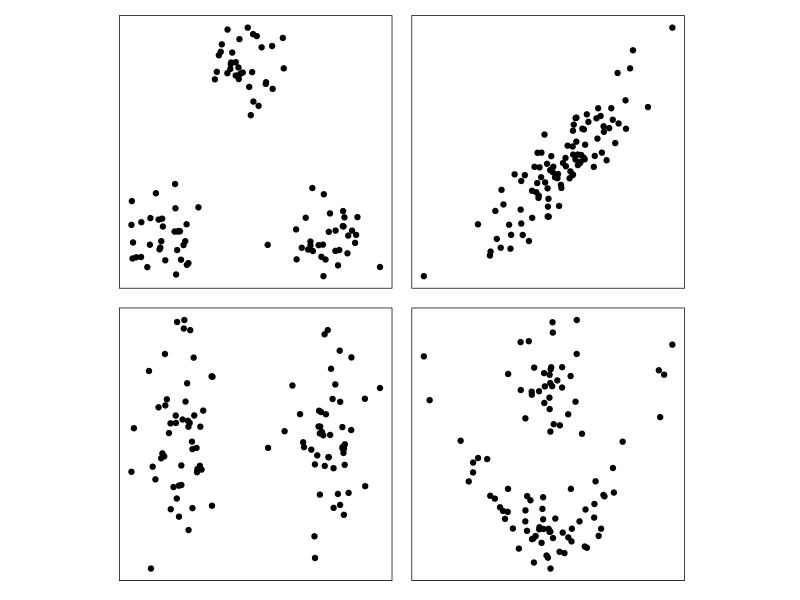
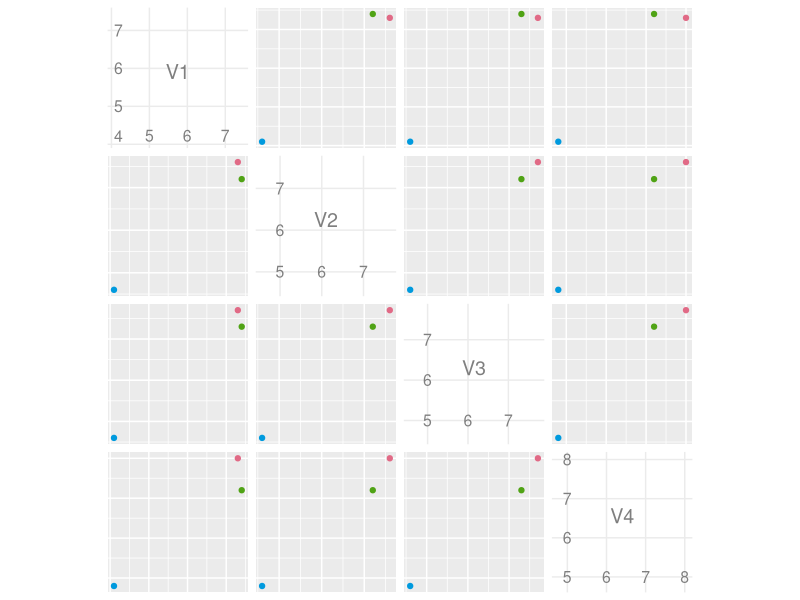
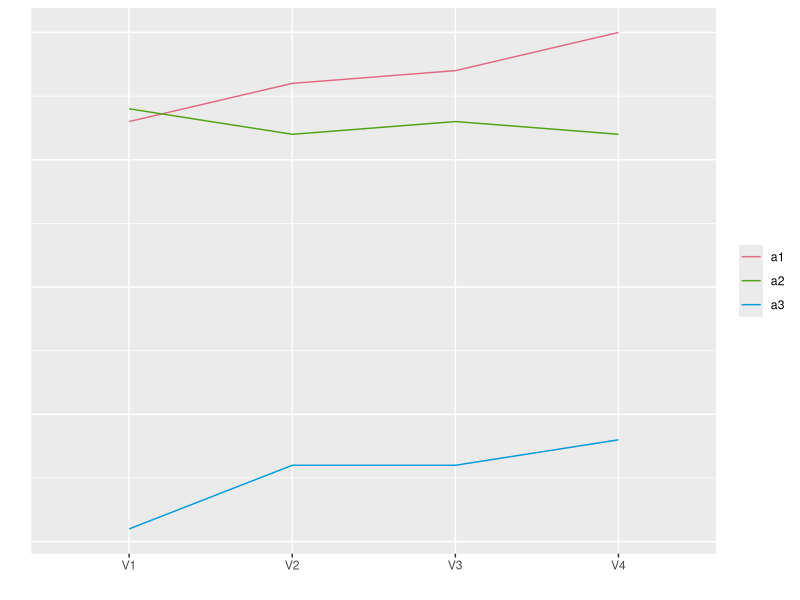

R code for these plots, in order:
## ---- chunk 1
#| label: fig-ideal-clusters
#| echo: FALSE
#| fig-width: 5
#| fig-height: 5
#| out-width: "100%"
#| fig-cap: "Different structures in data and their impact on cluster analysis.  When there are well-separated groups (top left), it is simple to group similar observations. Even when there are not (top right), partitioning observations into groups may still be useful. There may be nuisance variables that do not contribute to the clustering (bottom left), and there may oddly shaped clusters (bottom right)."
d.separated.clusters <- matrix(rnorm(99*2), ncol=2)
d.separated.clusters[1:33,1] <-
  d.separated.clusters[1:33,1]+8
d.separated.clusters[34:66,2] <-
  d.separated.clusters[34:66,2]+8
d.separated.clusters[34:66,1] <-
  d.separated.clusters[34:66,1]+4
d.unseparated.clusters <- matrix(rnorm(99*2), ncol=2)
vc <- matrix(c(1,0.6,0.6,1),ncol=2,byrow=T)
d.unseparated.clusters <- d.unseparated.clusters%*%vc
d.nuisance <- matrix(rnorm(99*2), ncol=2)
d.nuisance[1:49,1] <- d.nuisance[1:49,1]+8
d.odd.shapes <- matrix(rnorm(99*2),ncol=2)
d.odd.shapes[1:66,2] <- (d.odd.shapes[1:66,1])^2-5 + rnorm(66)*0.6
d.odd.shapes[1:66,1] <- d.odd.shapes[1:66,1]*3

d.separated.clusters <-
  data.frame(d.separated.clusters)
d.unseparated.clusters <-
  data.frame(d.unseparated.clusters)
d.nuisance <-
  data.frame(d.nuisance)
d.odd.shapes <-
  data.frame(d.odd.shapes)
library(ggplot2)
library(patchwork)
p1 <- ggplot(d.separated.clusters, aes(x=X1, y=X2)) + 
  geom_point() + 
  theme(aspect.ratio=1,
        axis.text = element_blank(),
        axis.title = element_blank(),
        axis.ticks = element_blank(),
        panel.background = element_rect("white"),
        panel.border = element_rect("black", fill=NA, 
             linewidth = 0.5))
p2 <- ggplot(d.unseparated.clusters, aes(x=X1, y=X2)) + 
  geom_point() + 
  theme(aspect.ratio=1,
        axis.text = element_blank(),
        axis.title = element_blank(),
        axis.ticks = element_blank(),
        panel.background = element_rect("white"),
        panel.border = element_rect("black", fill=NA, 
             linewidth = 0.5))
p3 <- ggplot(d.nuisance, aes(x=X1, y=X2)) + 
  geom_point() + 
  theme(aspect.ratio=1,
        axis.text = element_blank(),
        axis.title = element_blank(),
        axis.ticks = element_blank(),
        panel.background = element_rect("white"),
        panel.border = element_rect("black", fill=NA, 
             linewidth = 0.5))
p4 <- ggplot(d.odd.shapes, aes(x=X1, y=X2)) + 
  geom_point() + 
  theme(aspect.ratio=1,
        axis.text = element_blank(),
        axis.title = element_blank(),
        axis.ticks = element_blank(),
        panel.background = element_rect("white"),
        panel.border = element_rect("black", fill=NA, 
             linewidth = 0.5))
print(p1 + p2 + p3 + p4 + plot_layout(ncol=2))
## ---- chunk 2
#| message: FALSE
#| fig-width: 4
#| fig-height: 4
x <- tibble::tibble(V1 = c(7.3, 7.4, 4.1),
                    V2 = c(7.6, 7.2, 4.6),
                    V3 = c(7.7, 7.3, 4.6),
                    V4 = c(8.0, 7.2, 4.8),
                    point = factor(c("a1", "a2", "a3")))
library(GGally)
library(colorspace)
library(gridExtra)
pscat <- ggpairs(x, columns=1:4,
                 upper=list(continuous="points"),
                 diag=list(continuous="blankDiag"),
                 axisLabels="internal",
                 ggplot2::aes(colour=point)) +
    scale_colour_discrete_qualitative(
      palette = "Dark 3") +
    theme(aspect.ratio=1)
pscat
## ---- chunk 3
#| fig-width: 3
#| fig-height: 3.4
ppar <- ggparcoord(x, columns=1:4, 
                   groupColumn = 5, 
                   scale = "globalminmax") +
          scale_colour_discrete_qualitative(
            palette = "Dark 3") +
  xlab("") + ylab("") + 
  theme(axis.ticks.y = element_blank(),
        axis.text.y = element_blank(),
        legend.title = element_blank())
ppar
